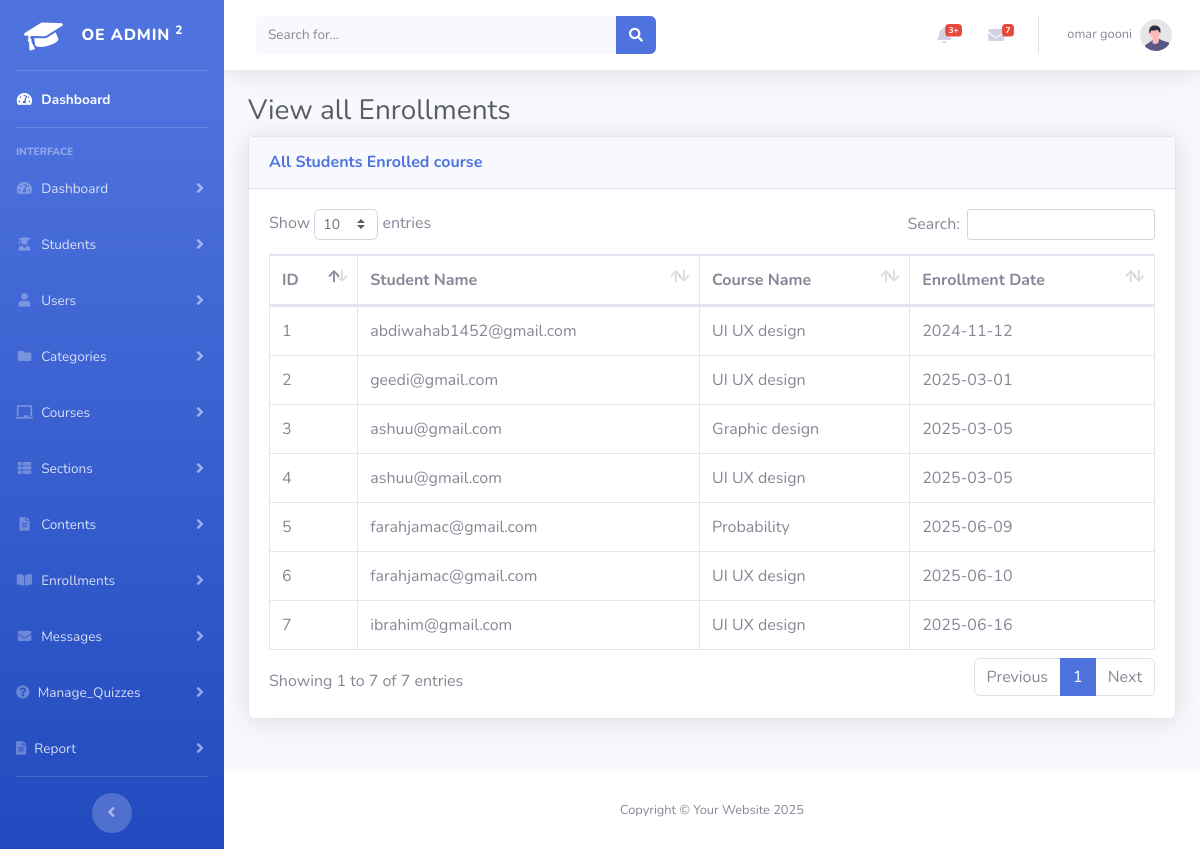
Screenshot of /Allenrollments.php (signed in) with the database file from the repository.
### tables this page shows
CREATE TABLE `menus` (
  `ID` int(11) NOT NULL,
  `name` varchar(50) NOT NULL,
  `icon` varchar(100) NOT NULL,
  `is_deleted` tinyint(1) NOT NULL DEFAULT 0
);

CREATE TABLE `enrollments` (
  `ID` int(11) NOT NULL,
  `Student_ID` int(11) NOT NULL,
  `course_id` int(11) NOT NULL,
  `enrollment_date` date DEFAULT current_timestamp(),
  `is_deleted` tinyint(1) DEFAULT 0
);

CREATE TABLE `students` (
  `ID` int(11) NOT NULL,
  `STD_name` varchar(20) DEFAULT NULL,
  `STD_email` varchar(50) NOT NULL,
  `STD_pass` varchar(50) DEFAULT NULL,
  `is_deleted` tinyint(1) DEFAULT 0
);

CREATE TABLE `courses` (
  `ID` int(11) NOT NULL,
  `Course_name` varchar(50) NOT NULL,
  `Course_image` longblob NOT NULL,
  `Category_ID` int(11) DEFAULT NULL,
  `Instructor_Id` int(11) DEFAULT NULL,
  `describtion` varchar(300) DEFAULT NULL,
  `Duration` varchar(20) NOT NULL,
  `Level` varchar(20) NOT NULL,
  `updated_by` int(11) NOT NULL,
  `updated_at` datetime NOT NULL DEFAULT current_timestamp() ON UPDATE current_timestamp(),
  `is_deleted` tinyint(1) DEFAULT 0
);

### includes/init.php (called while the page is built, shortened)
<?php
include 'functions.php';
$menus = read('menus','asc');
$userPermissions =explode(",",  read_where('users',"id=".$_SESSION['userId'])[0]['permissions']);
$userMenus=[];
foreach($userPermissions as $per){
    $menuid= readcolumn('submenus',"menu_id",$per);
 if(!in_array($menuid , $userMenus)){
    array_push($userMenus,$menuid);
 }
}
include 'header.php';
include 'sidebar.php';
include 'topbar.php';
?>

### includes/functions.php (called while the page is built, shortened)
<?php
include 'connection.php';
function read($table , $order ='DESc')
{
    global $conn;
    $sql = "SELECT * FROM $table WHERE is_deleted = 0 order by id $order";
    $result = $conn->query($sql)->fetchAll(PDO::FETCH_ASSOC);
    return $result;
}
function readcolumn($table, $column, $id)
{
    global $conn;
    $sql = "SELECT $column FROM $table WHERE id = :id AND is_deleted = 0";
    $stmt = $conn->prepare($sql);
    $stmt->bindParam(':id', $id, PDO::PARAM_INT);
    $stmt->execute();
    return $stmt->fetchColumn();
}
?>

### Allenrollments.php (the view)
<?Php
include 'includes/init.php'
?>
                <div class="container-fluid">
                    <h1 class="h3 mb-2 text-gray-800">View all Enrollments</h1>
                    <div class="card shadow mb-4">
                        <div class="card-header py-3">
                            <h6 class="m-0 font-weight-bold text-primary">All Students Enrolled course</h6>
                        </div>
                        <div class="card-body">
                            <div class="table-responsive">
                                <table class="table table-bordered" id="dataTable" width="100%" cellspacing="0">
                                    <thead>
                                        <tr>
                                            <th>ID</th>
                                            <th>Student Name</th>
                                            <th>Course Name</th>
                                            <th>Enrollment Date</th>
                                        </tr>
                                    </thead>
                                    <tbody>
                                <?php foreach (read('enrollments') as $enroll): ?>
                                    <tr>
                                        <td><?php echo htmlspecialchars($enroll['ID']); ?></td>
                                        <td><?php echo htmlspecialchars(readcolumn('students', 'STD_email', $enroll['Student_ID'])); ?></td>
                                        <td><?php echo htmlspecialchars(readcolumn('courses', 'Course_name', $enroll['course_id'])); ?></td>
                                        <td><?php echo htmlspecialchars($enroll['enrollment_date']); ?></td>
                                    </tr>
                                <?php endforeach; ?>
                            </tbody>
                                </table>
                            </div>
                        </div>
                    </div>
                </div>
            </div>
            <?php include 'includes/footer.php'?>
</body>
</html>

### includes/header.php (shortened to what this page needs)
<!DOCTYPE html>
<html lang="en">
<head>
    <link href="vendor/fontawesome-free/css/all.min.css" rel="stylesheet" type="text/css">
    <link href="css/sb-admin-2.min.css" rel="stylesheet">
    <link href="vendor/datatables/dataTables.bootstrap4.min.css" rel="stylesheet">
    <link href="https://cdn.jsdelivr.net/npm/select2@4.1.0-rc.0/dist/css/select2.min.css" rel="stylesheet" />
    <link href="https://cdn.jsdelivr.net/npm/select2-bootstrap-5-theme@1.3.0/dist/select2-bootstrap-5-theme.min.css"
        rel="stylesheet" />
</head>
<body id="page-top">
    <div id="wrapper">

### includes/sidebar.php (shortened to what this page needs)
<ul class="navbar-nav bg-gradient-primary sidebar sidebar-dark accordion" id="accordionSidebar">
    <a class="sidebar-brand d-flex align-items-center justify-content-center" href="index.php">
        <div class="sidebar-brand-icon rotate-n-15">
            <i class="fas fa-graduation-cap"></i>
        </div>
        <div class="sidebar-brand-text mx-3">OE Admin <sup>2</sup></div>
    </a>
    <hr class="sidebar-divider my-0">
    <li class="nav-item active">
        <a class="nav-link" href="index.php">
            <i class="fas fa-fw fa-tachometer-alt"></i>
            <span>Dashboard</span></a>
    </li>
    <hr class="sidebar-divider">
    <div class="sidebar-heading">
        Interface
    </div>
    <li class="nav-item">
        <?php
        foreach ($menus as $menu) {
            if (in_array($menu['ID'], $userMenus)) {
                ?>
                <a class="nav-link collapsed" href="#" data-toggle="collapse" data-target="#collapse<?= $menu['name'] ?>"
                    aria-expanded="true" aria-controls="collapseTwo">
                    <i class="<?= $menu['icon'] ?>"></i>
                    <span><?= $menu['name'] ?></span>
                </a>
            <?php }
        } ?>
    </li>
    <hr class="sidebar-divider d-none d-md-block">
    <div class="text-center d-none d-md-inline">
        <button class="rounded-circle border-0" id="sidebarToggle"></button>
    </div>
</ul>

### includes/topbar.php (shortened to what this page needs)
 <div id="content-wrapper" class="d-flex flex-column">
<div id="content">
    <nav class="navbar navbar-expand navbar-light bg-white topbar mb-4 static-top shadow">
        <form
            class="d-none d-sm-inline-block form-inline mr-auto ml-md-3 my-2 my-md-0 mw-100 navbar-search">
            <div class="input-group">
                <input type="text" class="form-control bg-light border-0 small" placeholder="Search for..."
                    aria-label="Search" aria-describedby="basic-addon2">
                <div class="input-group-append">
                    <button class="btn btn-primary" type="button">
                        <i class="fas fa-search fa-sm"></i>
                    </button>
                </div>
            </div>
        </form>
        <ul class="navbar-nav ml-auto">
            <li class="nav-item dropdown no-arrow mx-1">
                <a class="nav-link dropdown-toggle" href="#" id="alertsDropdown" role="button"
                    data-toggle="dropdown" aria-haspopup="true" aria-expanded="false">
                    <i class="fas fa-bell fa-fw"></i>
                    <span class="badge badge-danger badge-counter">3+</span>
                </a>
            </li>
            <li class="nav-item dropdown no-arrow mx-1">
                <a class="nav-link dropdown-toggle" href="#" id="messagesDropdown" role="button"
                    data-toggle="dropdown" aria-haspopup="true" aria-expanded="false">
                    <i class="fas fa-envelope fa-fw"></i>
                    <span class="badge badge-danger badge-counter">7</span>
                </a>
            </li>
            <li class="nav-item dropdown no-arrow">
                <a class="nav-link dropdown-toggle" href="#" id="userDropdown" role="button"
                    data-toggle="dropdown" aria-haspopup="true" aria-expanded="false">
                    <span class="mr-2 d-none d-lg-inline text-gray-600 small"> <?= htmlspecialchars($_SESSION['username']) ?></span>
                    <img class="img-profile rounded-circle"
                        src="img/undraw_profile.svg">
                </a>
            </li>
        </ul>
    </nav>

### includes/footer.php (shortened to what this page needs)
<footer class="sticky-footer bg-white">
               <div class="container my-auto">
                   <div class="copyright text-center my-auto">
                       <span>Copyright &copy; Your Website 2025</span>
                   </div>
               </div>
           </footer>
       </div>
   </div>

### rows the page displays
menus: name "Dashboard"
menus: name "Students"
menus: name "Users"
menus: name "Categories"
menus: name "Courses"
menus: name "Sections"
menus: name "Contents"
menus: name "Enrollments"
menus: name "Messages"
menus: name "Manage_Quizzes"
menus: name "Report"
enrollments: ID "7", Student_ID.STD_email "ibrahim@gmail.com", course.Course_name "UI UX design", enrollment_date "2025-06-16"
enrollments: ID "6", Student_ID.STD_email "farahjamac@gmail.com", course.Course_name "UI UX design", enrollment_date "2025-06-10"
enrollments: ID "5", Student_ID.STD_email "farahjamac@gmail.com", course.Course_name "Probability", enrollment_date "2025-06-09"
enrollments: ID "4", Student_ID.STD_email "ashuu@gmail.com", course.Course_name "UI UX design", enrollment_date "2025-03-05"
enrollments: ID "3", Student_ID.STD_email "ashuu@gmail.com", course.Course_name "Graphic design", enrollment_date "2025-03-05"
enrollments: ID "2", Student_ID.STD_email "geedi@gmail.com", course.Course_name "UI UX design", enrollment_date "2025-03-01"
enrollments: ID "1", Student_ID.STD_email "abdiwahab1452@gmail.com", course.Course_name "UI UX design", enrollment_date "2024-11-12"

### other values shown
$_SESSION['username'] "omar gooni"
